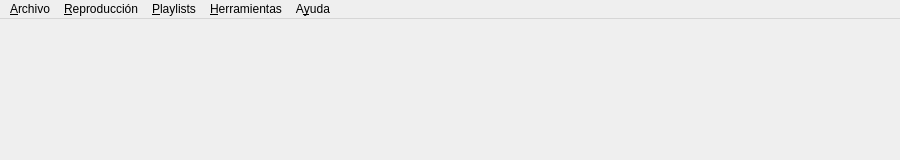
<?xml version="1.0" encoding="UTF-8"?>
<ui version="4.0">
 <class>MenusPrincipales</class>
 <widget class="QMainWindow" name="MenusPrincipales">
  <property name="geometry">
   <rect>
    <x>0</x>
    <y>0</y>
    <width>900</width>
    <height>160</height>
   </rect>
  </property>
  <property name="windowTitle">
   <string>Menús del Reproductor de Música (abre cada menú para editarlo)</string>
  </property>
  <widget class="QWidget" name="centralwidget"/>
  <widget class="QMenuBar" name="menubar">
   <property name="geometry">
    <rect>
     <x>0</x>
     <y>0</y>
     <width>900</width>
     <height>22</height>
    </rect>
   </property>
   <widget class="QMenu" name="menu_archivo">
    <property name="title">
     <string>&amp;Archivo</string>
    </property>
    <widget class="QMenu" name="menu_respaldos">
     <property name="title">
      <string>&amp;Respaldos de la biblioteca</string>
     </property>
     <addaction name="act_backup_now"/>
     <addaction name="act_backup_folder"/>
    </widget>
    <addaction name="act_import_files"/>
    <addaction name="act_import_folder"/>
    <addaction name="separator"/>
    <addaction name="act_search"/>
    <addaction name="separator"/>
    <addaction name="menu_respaldos"/>
    <addaction name="act_preferences"/>
    <addaction name="separator"/>
    <addaction name="act_quit"/>
   </widget>
   <widget class="QMenu" name="menu_reproduccion">
    <property name="title">
     <string>&amp;Reproducción</string>
    </property>
    <addaction name="act_play"/>
    <addaction name="act_stop"/>
    <addaction name="act_prev"/>
    <addaction name="act_next"/>
    <addaction name="separator"/>
    <addaction name="act_shuffle"/>
    <addaction name="act_repeat"/>
    <addaction name="act_equalizer"/>
    <addaction name="act_normalize"/>
    <addaction name="separator"/>
    <addaction name="act_volume_up"/>
    <addaction name="act_volume_down"/>
    <addaction name="separator"/>
    <addaction name="act_test_sound"/>
   </widget>
   <widget class="QMenu" name="menu_playlists">
    <property name="title">
     <string>&amp;Playlists</string>
    </property>
    <addaction name="act_new_playlist"/>
    <addaction name="act_rename_playlist"/>
    <addaction name="act_delete_playlist"/>
    <addaction name="separator"/>
    <addaction name="act_save_playlists"/>
    <addaction name="act_restore_playlists"/>
   </widget>
   <widget class="QMenu" name="menu_herramientas">
    <property name="title">
     <string>&amp;Herramientas</string>
    </property>
    <addaction name="act_online"/>
    <addaction name="act_duplicates"/>
    <addaction name="act_loudness"/>
    <addaction name="act_convert"/>
    <addaction name="act_song_format"/>
    <addaction name="separator"/>
    <addaction name="act_history"/>
   </widget>
   <widget class="QMenu" name="menu_ayuda">
    <property name="title">
     <string>A&amp;yuda</string>
    </property>
    <addaction name="act_error_log"/>
    <addaction name="separator"/>
    <addaction name="act_about"/>
   </widget>
   <addaction name="menu_archivo"/>
   <addaction name="menu_reproduccion"/>
   <addaction name="menu_playlists"/>
   <addaction name="menu_herramientas"/>
   <addaction name="menu_ayuda"/>
  </widget>
  <action name="act_import_files">
   <property name="text">
    <string>Importar &amp;archivos…</string>
   </property>
   <property name="shortcut">
    <string>Ctrl+O</string>
   </property>
  </action>
  <action name="act_import_folder">
   <property name="text">
    <string>Importar &amp;carpeta…</string>
   </property>
   <property name="shortcut">
    <string>Ctrl+Shift+O</string>
   </property>
  </action>
  <action name="act_search">
   <property name="text">
    <string>&amp;Buscar</string>
   </property>
   <property name="shortcut">
    <string>Ctrl+F</string>
   </property>
  </action>
  <action name="act_backup_now">
   <property name="text">
    <string>Crear un respaldo ahora</string>
   </property>
  </action>
  <action name="act_backup_folder">
   <property name="text">
    <string>Abrir la carpeta de respaldos</string>
   </property>
  </action>
  <action name="act_preferences">
   <property name="text">
    <string>&amp;Preferencias…</string>
   </property>
   <property name="shortcut">
    <string>Ctrl+,</string>
   </property>
  </action>
  <action name="act_quit">
   <property name="text">
    <string>&amp;Salir</string>
   </property>
   <property name="shortcut">
    <string>Ctrl+Q</string>
   </property>
  </action>
  <action name="act_play">
   <property name="text">
    <string>Reproducir / Pausar</string>
   </property>
   <property name="shortcut">
    <string>Space</string>
   </property>
  </action>
  <action name="act_stop">
   <property name="text">
    <string>Detener</string>
   </property>
   <property name="shortcut">
    <string>Ctrl+.</string>
   </property>
  </action>
  <action name="act_prev">
   <property name="text">
    <string>Anterior</string>
   </property>
   <property name="shortcut">
    <string>Ctrl+Left</string>
   </property>
  </action>
  <action name="act_next">
   <property name="text">
    <string>Siguiente</string>
   </property>
   <property name="shortcut">
    <string>Ctrl+Right</string>
   </property>
  </action>
  <action name="act_shuffle">
   <property name="checkable">
    <bool>true</bool>
   </property>
   <property name="text">
    <string>Orden aleatorio</string>
   </property>
   <property name="shortcut">
    <string>Ctrl+H</string>
   </property>
  </action>
  <action name="act_repeat">
   <property name="text">
    <string>Cambiar repetición</string>
   </property>
   <property name="shortcut">
    <string>Ctrl+R</string>
   </property>
  </action>
  <action name="act_equalizer">
   <property name="text">
    <string>&amp;Ecualizador…</string>
   </property>
   <property name="shortcut">
    <string>Ctrl+E</string>
   </property>
  </action>
  <action name="act_volume_up">
   <property name="text">
    <string>Subir volumen</string>
   </property>
   <property name="shortcut">
    <string>Ctrl+Up</string>
   </property>
  </action>
  <action name="act_volume_down">
   <property name="text">
    <string>Bajar volumen</string>
   </property>
   <property name="shortcut">
    <string>Ctrl+Down</string>
   </property>
  </action>
  <action name="act_test_sound">
   <property name="text">
    <string>Probar sonido…</string>
   </property>
  </action>
  <action name="act_new_playlist">
   <property name="text">
    <string>&amp;Nueva playlist…</string>
   </property>
   <property name="shortcut">
    <string>Ctrl+N</string>
   </property>
  </action>
  <action name="act_rename_playlist">
   <property name="text">
    <string>&amp;Renombrar playlist…</string>
   </property>
  </action>
  <action name="act_delete_playlist">
   <property name="text">
    <string>&amp;Eliminar playlist…</string>
   </property>
  </action>
  <action name="act_save_playlists">
   <property name="text">
    <string>&amp;Guardar copia de las playlists…</string>
   </property>
  </action>
  <action name="act_restore_playlists">
   <property name="text">
    <string>Re&amp;staurar playlists…</string>
   </property>
  </action>
  <action name="act_normalize">
   <property name="checkable">
    <bool>true</bool>
   </property>
   <property name="text">
    <string>&amp;Igualar volumen al reproducir</string>
   </property>
   <property name="toolTip">
    <string>Todas las canciones analizadas suenan al mismo volumen, sin modificar ningún archivo</string>
   </property>
  </action>
  <action name="act_online">
   <property name="text">
    <string>Buscar datos en &amp;internet…</string>
   </property>
   <property name="shortcut">
    <string>Ctrl+Shift+I</string>
   </property>
  </action>
  <action name="act_duplicates">
   <property name="text">
    <string>Buscar canciones &amp;repetidas…</string>
   </property>
   <property name="shortcut">
    <string>Ctrl+Shift+D</string>
   </property>
  </action>
  <action name="act_loudness">
   <property name="text">
    <string>Analizar y ajustar &amp;volumen…</string>
   </property>
   <property name="shortcut">
    <string>Ctrl+Shift+V</string>
   </property>
  </action>
  <action name="act_convert">
   <property name="text">
    <string>Convertir a &amp;MP3…</string>
   </property>
   <property name="shortcut">
    <string>Ctrl+Shift+M</string>
   </property>
  </action>
  <action name="act_song_format">
   <property name="text">
    <string>&amp;Título y quién la canta…</string>
   </property>
  </action>
  <action name="act_history">
   <property name="text">
    <string>&amp;Historial de cambios en archivos…</string>
   </property>
   <property name="shortcut">
    <string>Ctrl+Shift+H</string>
   </property>
  </action>
  <action name="act_error_log">
   <property name="text">
    <string>Abrir registro de errores</string>
   </property>
  </action>
  <action name="act_about">
   <property name="text">
    <string>Acerca de…</string>
   </property>
  </action>
 </widget>
 <resources/>
 <connections/>
</ui>
